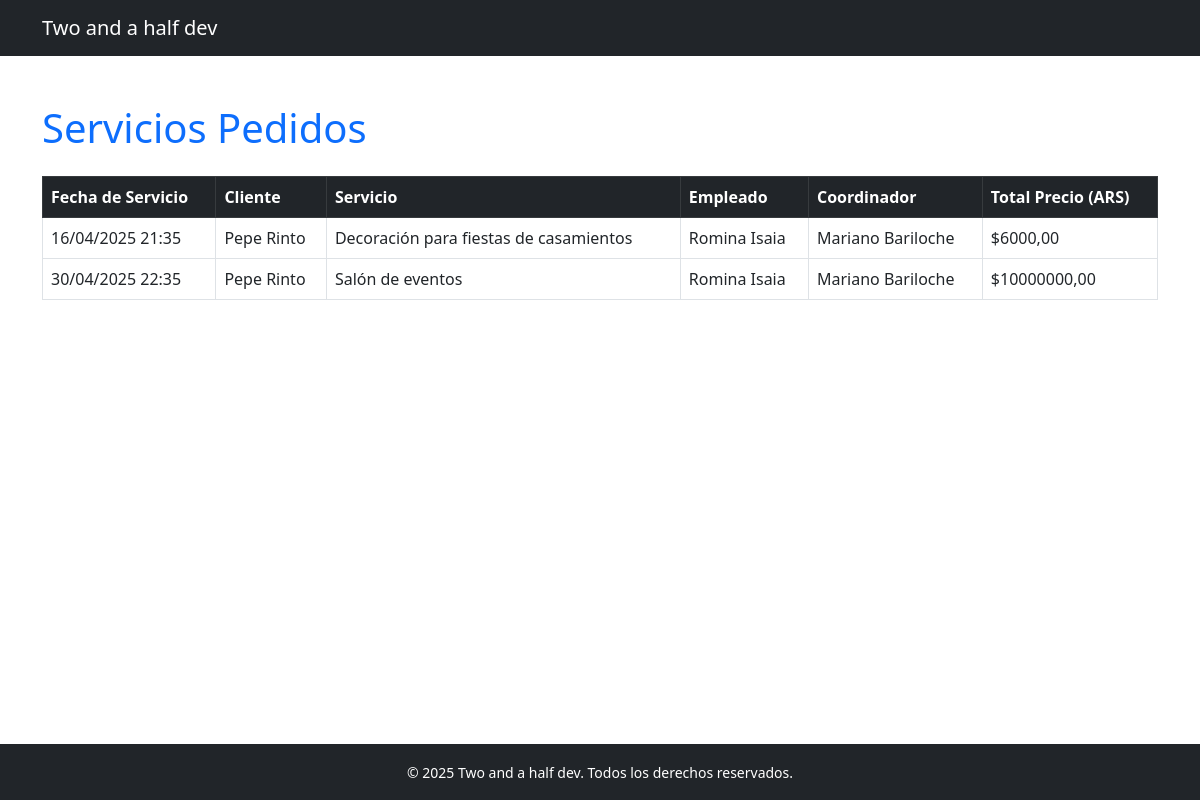
/list_services/ (signed in), run on the app's committed database.
### servicio_eventos/models.py (models this page shows, shortened)
class ReservaDeServicio(models.Model):
    fecha_reserva = models.DateTimeField(auto_now_add=True)
    fecha_servicio = models.DateTimeField()
    cliente = models.ForeignKey(Cliente, on_delete=models.CASCADE)
    servicio = models.ForeignKey(Servicio, on_delete=models.CASCADE)
    empleado = models.ForeignKey(Empleado, on_delete=models.CASCADE)
    coordinador = models.ForeignKey(Coordinador, on_delete=models.CASCADE)
    total_precio = models.DecimalField(max_digits=10, decimal_places=2)

class ISwitchActivate():
    def delete(self, using = None, keep_parents=False):
        self.activo = not self.activo
        self.save()

class Cliente(models.Model,ISwitchActivate):
    nombre = models.CharField(max_length=100)
    apellido = models.CharField(max_length=100)
    activo = models.BooleanField(default=True)
    def __str__(self):
        return f"{self.nombre} {self.apellido}"

class Servicio(models.Model,ISwitchActivate):
    nombre = models.CharField(max_length=100)
    descripcion = models.TextField()
    precio = models.DecimalField(max_digits=10, decimal_places=2)
    activo = models.BooleanField(default=True)

class Empleado(models.Model,ISwitchActivate):
    nombre = models.CharField(max_length=100)
    apellido = models.CharField(max_length=100)
    numero_legajo = models.IntegerField()
    activo = models.BooleanField(default=True)
    def __str__(self):
        return f"{self.nombre} {self.apellido}"

class Coordinador(models.Model,ISwitchActivate):
    nombre = models.CharField(max_length=100)
    apellido = models.CharField(max_length=100)
    numero_documento = models.IntegerField()
    fecha_alta = models.DateTimeField(auto_now_add=True)
    activo = models.BooleanField(default=True)
    def __str__(self):
        return f"{self.nombre} {self.apellido}"

### servicio_eventos/views.py (the view)
# urls.py: path("list_services/",ReservaDeServicioRealizadosView.as_view(),name="list_services"),
class ReservaDeServicioRealizadosView(LoginRequiredMixin,ListView):
    queryset = ReservaDeServicio.objects.all()
    template_name = "servicio_eventos/list_services.html"
    context_object_name = "list_services"

### servicio_eventos/views.py (called while the page is built)
    @method_decorator(login_required)
    def dispatch(self, *args, **kwargs):
        return super().dispatch(*args, **kwargs)

### servicio_eventos/templates/servicio_eventos/list_services.html (shortened to what this page needs)
<!DOCTYPE html>
<html lang="es">
<head>
  <link href="https://cdn.jsdelivr.net/npm/bootstrap@5.3.0/dist/css/bootstrap.min.css" rel="stylesheet" />
</head>
<body>
  <nav class="navbar navbar-expand-lg navbar-dark bg-dark">
    <div class="container">
      <a class="navbar-brand" href="{% url 'home' %}">Two and a half dev</a>
    </div>
  </nav>
  <main class="container py-5">
    <h1 class="mb-4 text-primary">Servicios Pedidos</h1>
    {% if list_services is not none %}
      <div class="table-responsive">
        <table class="table table-bordered table-hover">
          <thead class="table-dark">
            <tr>
              <th>Fecha de Servicio</th>
              <th>Cliente</th>
              <th>Servicio</th>
              <th>Empleado</th>
              <th>Coordinador</th>
              <th>Total Precio (ARS)</th>
            </tr>
          </thead>
          <tbody>
            {% for service in list_services %}
              <tr>
                <td>{{ service.fecha_servicio|date:"d/m/Y H:i" }}</td>
                <td>{{ service.cliente }}</td>
                <td>{{ service.servicio.nombre }}</td>
                <td>{{ service.empleado }}</td>
                <td>{{ service.coordinador }}</td>
                <td>${{ service.total_precio }}</td>
              </tr>
            {% endfor %}
          </tbody>
        </table>
      </div>
    {% else %}
      <div class="alert alert-info" role="alert">
        No hay servicios realizados disponibles.
      </div>
    {% endif %}
  </main>
  <footer class="bg-dark text-white text-center py-3 mt-auto">
    <small>&copy; 2025 Two and a half dev. Todos los derechos reservados.</small>
  </footer>
</body>
</html>

### servicio_eventos/templates/servicio_eventos/list_services.html (style rules this page uses)
html, body { height: 100%; }
body { display: flex; flex-direction: column; }
main { flex: 1; }

### data on the page
ReservaDeServicio: fecha_servicio "16/04/2025 21:35", cliente "Pepe Rinto", servicio.nombre "Decoración para fiestas de casamientos", empleado "Romina Isaia", coordinador "Mariano Bariloche", total_precio "6000,00"
ReservaDeServicio: fecha_servicio "30/04/2025 22:35", cliente "Pepe Rinto", servicio.nombre "Salón de eventos", empleado "Romina Isaia", coordinador "Mariano Bariloche", total_precio "10000000,00"
